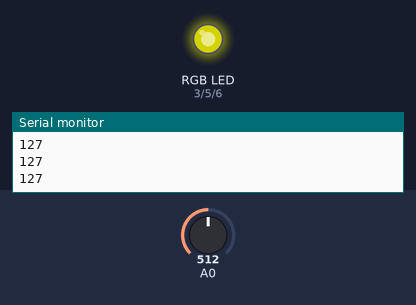
Recording of a sketch running on a simulated Arduino Uno, built with avr-gcc and run on an emulated ATmega328P. On the bench: an RGB LED mixed from three pins (HIGH = lit), the last lines printed to the serial monitor. Inputs (shaded band) come from the test bench; at power-on: A0 = 512. Dim RGB values are drawn brighter than linear.

Above: at 1.3 s.
1.4 s: A0 set to 716
At 2.6 s:
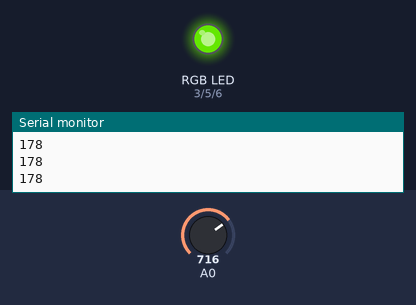
3.0 s: A0 set to 900
At 3.8 s:
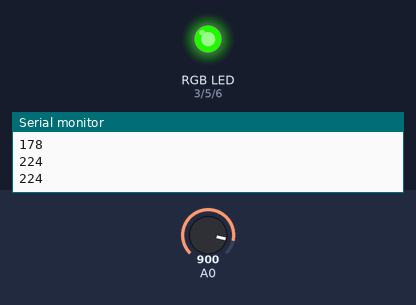
4.5 s: A0 set to 1023
At 5.0 s:
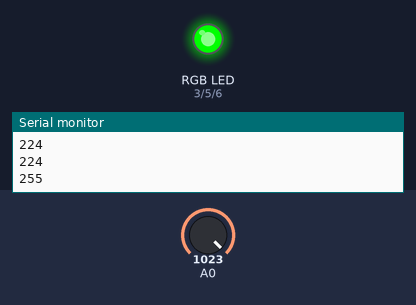
6.0 s: A0 set to 306
At 7.2 s:
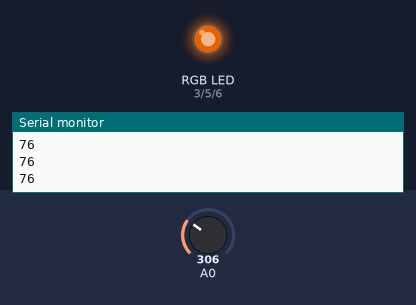
7.5 s: A0 set to 122
At 8.6 s:
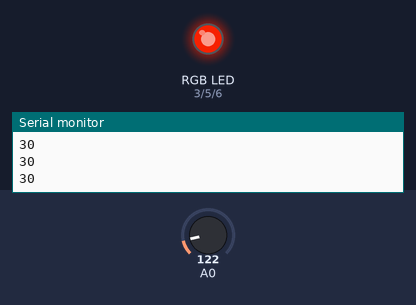
9.0 s: A0 set to 511
At 9.7 s:
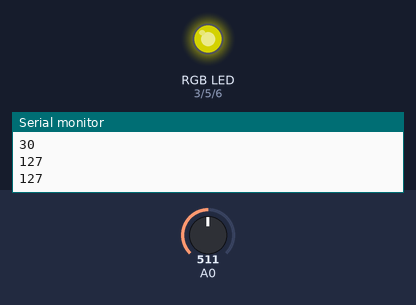
Timing chart, 0 to 11.5 s (numbered marks = the images above; inputs shaded):
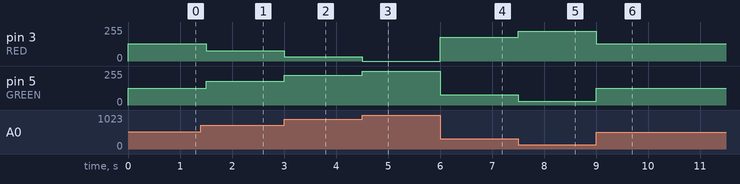

The sketch:

pilot-rgb-with-potentiometer.ino
```cpp
const int RED = 3;
const int GREEN = 5;
const int BLUE = 6;


void setup() {
  pinMode(RED, OUTPUT);
  pinMode(GREEN, OUTPUT);
  pinMode(BLUE, OUTPUT);
  digitalWrite(RED, HIGH);
  digitalWrite(GREEN, LOW);
  digitalWrite(BLUE, LOW);
  Serial.begin(9600);
}

int redValue = 255;
int greenValue = 0;
int blueValue = 0;
int delayTime = 10;

void loop() {
  int potentiometer = analogRead(A0);
  int convertedValue = map(potentiometer, 0, 1023, 0, 255);

  Serial.println(convertedValue);

  analogWrite(RED, 255 - convertedValue);
  analogWrite(GREEN, convertedValue);

  delay(500);
}
```

Measured:
- after the input at 1.4 s, pin 3 (RED): 128/255 → 77/255 after 0.10 s; pin 5 (GREEN): 127/255 → 178/255 after 0.10 s
- after the input at 3.0 s, pin 3 (RED): 77/255 → 31/255 at once; pin 5 (GREEN): 178/255 → 224/255 at once
- after the input at 4.5 s, pin 3 (RED): 31/255 → 0/255 at once; pin 5 (GREEN): 224/255 → 255/255 at once
- after the input at 6.0 s, pin 3 (RED): 0/255 → 179/255 at once; pin 5 (GREEN): 255/255 → 76/255 at once
- after the input at 7.5 s, pin 3 (RED): 179/255 → 225/255 at once; pin 5 (GREEN): 76/255 → 30/255 at once
- after the input at 9.0 s, pin 3 (RED): 225/255 → 128/255 at once; pin 5 (GREEN): 30/255 → 127/255 at once
